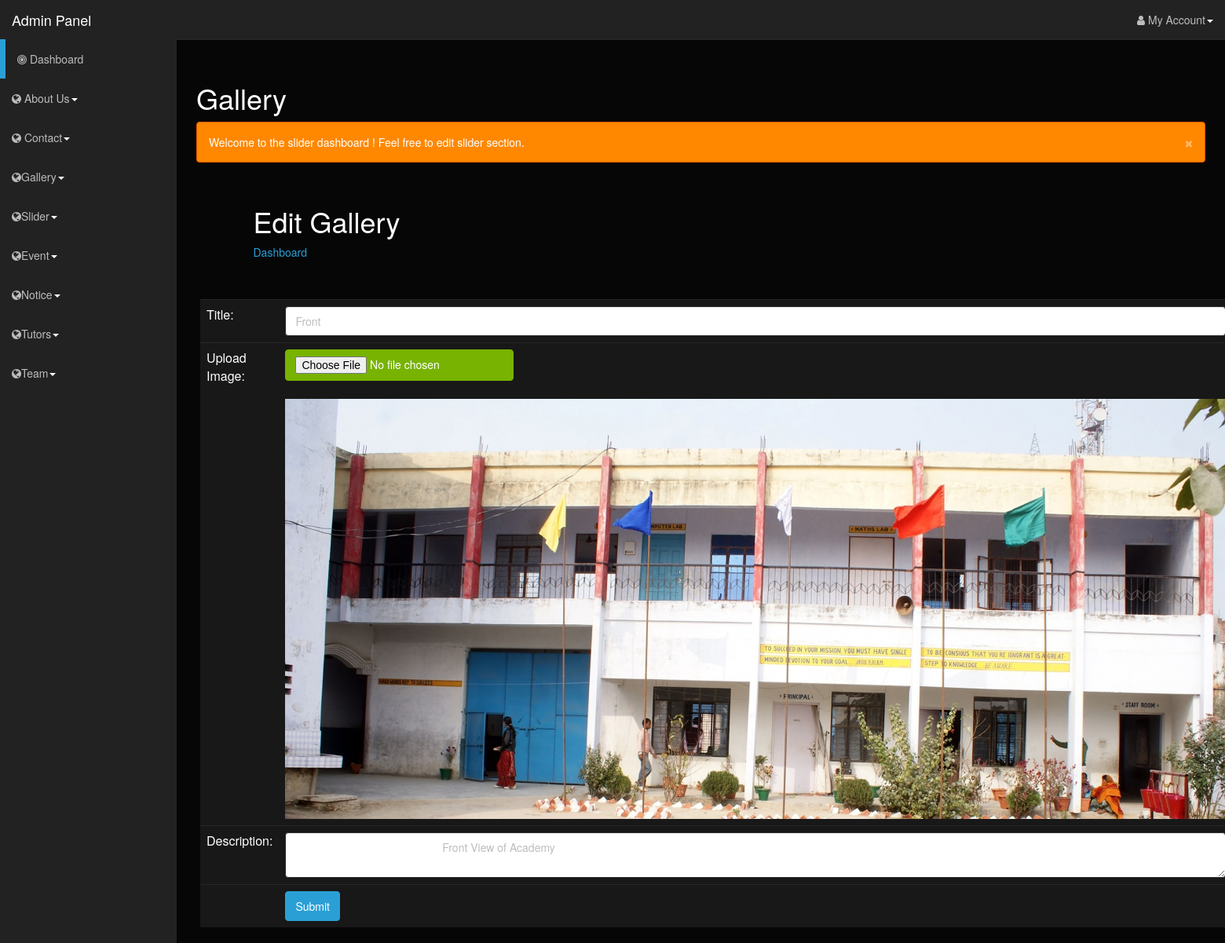
Screenshot of /admin/editslider.php?data_id=1 with the database file from the repository.
### tables this page shows
CREATE TABLE `slider` (
  `id` int(10) NOT NULL,
  `title` varchar(50) NOT NULL,
  `description` varchar(50) NOT NULL,
  `photo` varchar(50) NOT NULL,
  `status` int(2) NOT NULL
);

### admin/editslider.php (the view, shortened to what this page needs)
<html lang="en">
<head>
    <link rel="stylesheet" type="text/css" href="bootstrap/css/bootstrap.min.css" />
    <link rel="stylesheet" type="text/css" href="font-awesome/css/font-awesome.min.css" />
    <link rel="stylesheet" type="text/css" href="css/local.css" />
    <link rel="stylesheet" type="text/css" href="http://www.shieldui.com/shared/components/latest/css/light-bootstrap/all.min.css" />
    <link id="gridcss" rel="stylesheet" type="text/css" href="http://www.shieldui.com/shared/components/latest/css/dark-bootstrap/all.min.css" />
</head>
<body>
    <div id="wrapper">
          <?php
		    include("navigation.php");
			?>
		 <div id="page-wrapper">
            <div class="row">
                <div class="col-lg-12">
                    <h1>Gallery</h1>
                    <div class="alert alert-dismissable alert-warning">
                        <button data-dismiss="alert" class="close" type="button">&times;</button>
                         Welcome to the slider dashboard ! Feel free to edit slider section.
                        <br />
                    </div>
                </div>
            </div>
         </div>
			<section class="banner-area relative about-banner" id="home" >
				<div class="container">
					<div class="row d-flex align-items-center justify-content-center">
						<div class="about-content col-lg-12">
							<h1 class="text-white">
								Edit Gallery
							</h1>
							<p class="text-white link-nav"><a href="index.php">Dashboard </a>
						</div>
					</div>
				</div>
			</section>
            <br><br>
			<section class="info-area pb-40">
				<div class="container-fluid">
				    <div class="col-md-12">
					  <form method="POST" action="" enctype = "multipart/form-data">
					  <?php
							include("connect.php");
							$id=$_GET['data_id'];
							$result=mysqli_query($con,"select * from slider where id=$id and status=1");
							$row = mysqli_fetch_assoc($result);
						?>
				<table class="table">
				<tr>
					<td>Title:</td>
					<td>
						<input type="text" name="title" id="title" class="form-control" data-validation="required" value="<?php echo $row['title']?>">
					</td>
				</tr>
				<tr>
					<td> Upload Image:</td>
					<td><input class="btn btn-success" type="file"  name="image" value="Upload" data-validation="required">
					<?php  echo ("<img  src='../img/slider/".$row['photo']."' class='img-fluid'>");?>
					</td>
				</tr>
				<tr>
					<td>Description:</td>
					<td>
						<textarea class="form-control" id="description" name="description" data-validation="required">
						<?php echo $row['description']?>
						</textarea>
					</td>
				</tr>
				<tr>
					<td></td>
					<td><input class="btn btn-primary" type="submit"  name="submit"
					value="Submit"></td>
				</tr>
			</table>
			</form>
		</div>
					</div>
				</div>
	</body>
</html>

### rows the page displays
slider: title "Front", photo (picture), description "Front View of Academy"
